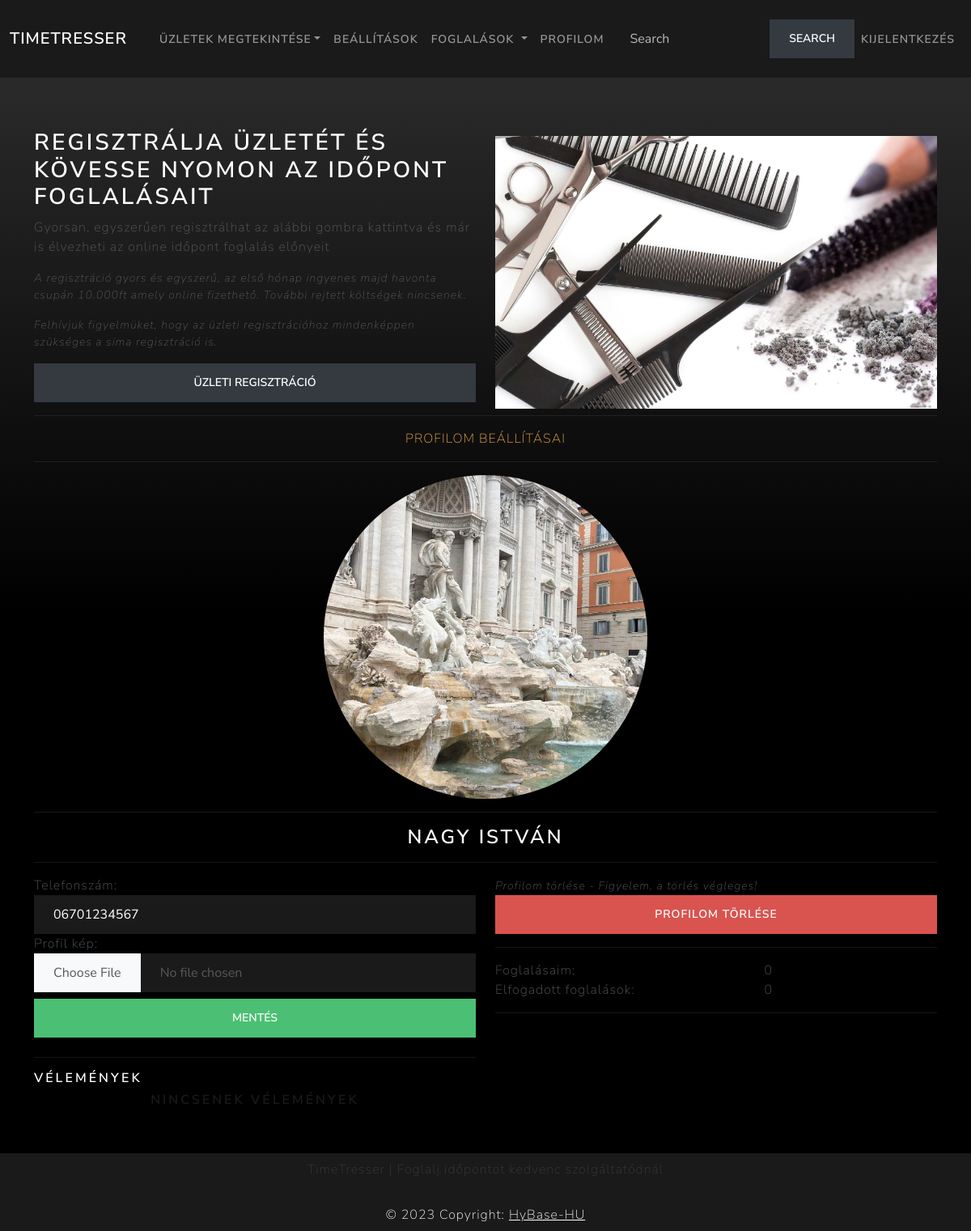
/account/settings/ (signed in), run on an earlier commit of the app's database.
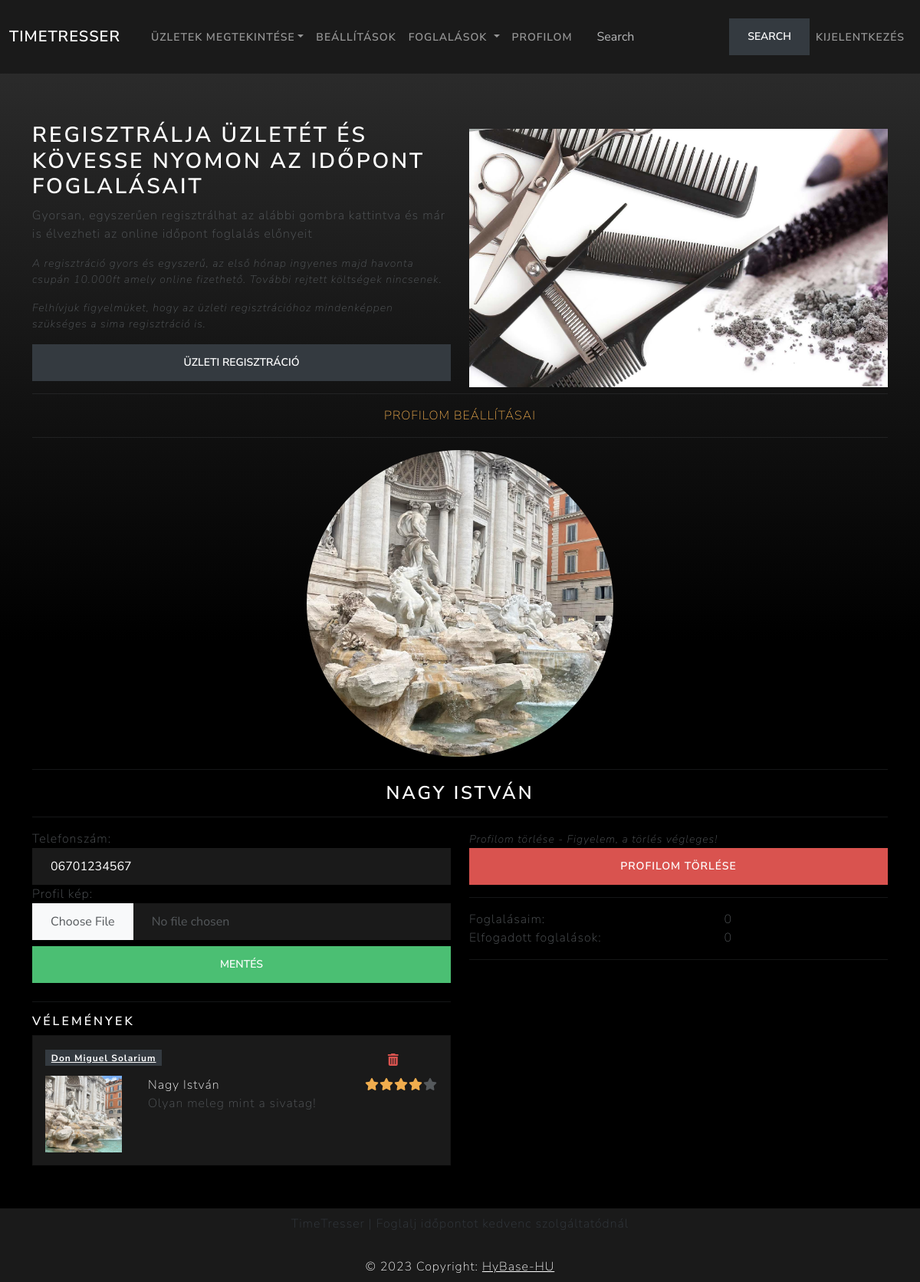
And on a later commit of the database.
### rating/models.py (models this page shows)
class Rating(models.Model):
    rate = models.SmallIntegerField(choices=rating_value)
    user_profile = models.ForeignKey(to=UserProfile, on_delete=models.CASCADE, related_name="my_ratings")
    service_provider = models.ForeignKey(to=ServiceProvider, on_delete=models.CASCADE, related_name="service_ratings")
    description = models.TextField(blank=True)
    created_at = models.DateTimeField(auto_created=True, auto_now_add=True)
    def get_rating_stars(self):
        html = ""
        for i in range(1, 6):
            if i <= self.rate:
                html += '<i class="fa-solid fa-star text-warning"></i>'
            else:
                html += '<i class="fa-solid fa-star"></i>'
        return html

### service_provider/models.py (models this page shows, shortened)
class ServiceProvider(models.Model):
    id = models.UUIDField(unique=True, primary_key=True, default=uuid.uuid4, editable=False)
    user_profile = models.ForeignKey(UserProfile, on_delete=models.CASCADE)
    name = models.CharField(max_length=100)
    slug = models.SlugField(blank=True, null=True, unique=True)
    city = models.CharField(max_length=100)
    state = models.CharField(max_length=100)
    street = models.CharField(max_length=100)
    zip_code = models.SmallIntegerField()
    banner_picture = models.ImageField(upload_to='service_providers_banners')
    mobile = models.CharField(max_length=50)
    expired_date = models.DateTimeField()
    description = models.TextField(blank=True, null=True)
    prices = models.TextField(blank=True, null=True)
    booking_date_nr = models.SmallIntegerField(default=7)
    booking_time_interval = models.SmallIntegerField(default=30)
    type = models.CharField(max_length=15, choices=SERVICE_TYPE, default=SERVICE_TYPE[0])

### account/models.py (models this page shows, shortened)
class UserProfile(models.Model):
    user = models.ForeignKey(User, on_delete=models.CASCADE, null=True)
    profile_picture = models.ImageField(upload_to='users/profile_pictures',
                                        blank=True, null=True, default='users/profile_pictures/def_prof.png')
    phone_number = models.CharField(max_length=15, blank=True, null=True)
    created_date = models.DateTimeField(auto_now_add=True)
    modified_date = models.DateTimeField(auto_now_add=True)
    def get_name(self):
        return self.user.first_name + " " + self.user.last_name

class User(AbstractUser):
    first_name = models.CharField(max_length=50)
    last_name = models.CharField(max_length=50)
    email = models.EmailField(max_length=50, unique=True)
    username = models.CharField(max_length=30, unique=True, blank=True)
    date_joined = models.DateTimeField(auto_now_add=True)
    last_login = models.DateTimeField(auto_now_add=True)
    created_date = models.DateTimeField(auto_now_add=True)
    modified_date = models.DateTimeField(auto_now_add=True)
    is_admin = models.BooleanField(default=False)
    is_staff = models.BooleanField(default=False)
    is_active = models.BooleanField(default=False)
    is_superadmin = models.BooleanField(default=False)
    USERNAME_FIELD = 'email'
    REQUIRED_FIELDS = ['first_name', 'last_name', 'password']
    objects = UserManager()

### account/views.py (the view)
# urls.py: path('settings/',settings,name="settings")
@login_required(login_url="login")
def settings(request):
    user = request.user
    user_profile = get_object_or_404(UserProfile, user=user)
    form = UserProfileForm(instance=user_profile)
    bookings = user_profile.my_bookings.all().order_by('-start_time')
    accept_bookings = bookings.filter(is_accept=True).order_by('start_time')
    my_ratings = user_profile.my_ratings.all()
    if request.method == 'POST':
        form = UserProfileForm(request.POST, request.FILES, instance=user_profile)
        if form.is_valid():
            form.save()
            messages.success(request, "Sikeres mentés")
            return redirect('settings')
    context = {
        "form": form,
        "user_profile": user_profile,
        "bookings": bookings,
        "accept_bookings": accept_bookings,
        "my_ratings":my_ratings
    }
    return render(request, 'account/user_settings.html', context)

### account/forms.py
class UserProfileForm(forms.ModelForm):
    class Meta:
        model = UserProfile
        fields = '__all__'
        exclude = ('user',)
        labels = {
            'profile_picture': 'Profil kép',
            'phone_number': 'Telefonszám'
        }
    def __init__(self, *args, **kwargs):
        super(UserProfileForm, self).__init__(*args, **kwargs)
        for field_name, field in self.fields.items():
            field.widget.attrs['class'] = 'form-control bg-primary text-light'

### templates/account/user_settings.html (shortened to what this page needs)
{% extends 'base.html' %}
{% block content_title %}Profilom beállításai{% endblock content_title %}
{% block content %}
<div class="text-center">
    <img src="{{user_profile.profile_picture.url}}" alt="user profile" class="avatar shadow-4-strong">
    <hr>
    <h3 class="text-light">{{user_profile.get_name}}</h3>
    <hr>
</div>
<div class="row">
    <div class="col-md-6">
        <form action="" method="post" enctype="multipart/form-data">
            {{form.phone_number.label_tag}}
            {{form.phone_number}}
            {{form.profile_picture.label_tag}}
            <input type="file" name="profile_picture" id="id_profile_picture" class="form-control bg-primary" accept="image/png, image/gif, image/jpeg"  >
            <button type="submit" class="btn btn-success my-2 w-100">Mentés</button>
        </form>
        <hr>
        <h5 class="text-light">Vélemények</h5>
        {% for rating in my_ratings %}
        <div class="card bg-primary mb-2">
            <div class="card-body">
                <div class="row mb-2">
                    <div class="col-10">
                        <span class="badge bg-dark ">
                            <a href="{% url 'view_service' rating.service_provider.slug %}" class="text-light">{{rating.service_provider.name}} </a>
                        </span>
                    </div>
                    <div class="col-2 mt-1"><a href="{% url 'delete_my_rating' rating.pk %}" class=""><i class="fa-solid fa-trash-can text-danger"></i></a></div>
                </div>
                <div class="row ">
                    <div class="col-md-3"><img src="{{rating.user_profile.profile_picture.url}}" class="avatar-mini"></div>
                    <div class="col-md-9">
                        <div class="row">
                            <div class="col-md-auto text-light">{{rating.user_profile.get_name}}</div>
                            <div class="col text-end">{% autoescape off %}{{rating.get_rating_stars}}{% endautoescape %}</div>
                        </div>
                        <div class="row">
                            <div class="col">{{rating.description}}</div>
                        </div>
                    </div>
                </div>
            </div>
        </div>
        {% empty %}
        <h5 class="text-center">Nincsenek vélemények</h5>
        {% endfor %}
    </div>
    <div class="col-md-6">
        <span class="small"><em>Profilom törlése - Figyelem, a törlés végleges!</em></span>
        <a href="" class="btn btn-danger w-100">Profilom törlése</a>
        <hr>
        <div class="row">
            <div class="col-lg-7">Foglalásaim:</div>
            <div class="col-lg-5">{{bookings.count}}</div>
        </div>
        <div class="row">
            <div class="col-lg-7">Elfogadott foglalások:</div>
            <div class="col-lg-5">{{accept_bookings.count}}</div>
        </div>
        <hr>
    </div>
</div>
{% endblock content %}

What changed in the data, as far as the page shows it:
added Rating: service_provider.name "Don Miguel Solarium", user_profile.profile_picture (picture), user_profile.get_name "Nagy István", rate 4 (drawn), description "Olyan meleg mint a sivatag!"
Also different on the page:
text no longer shown: "NINCSENEK VÉLEMÉNYEK"
